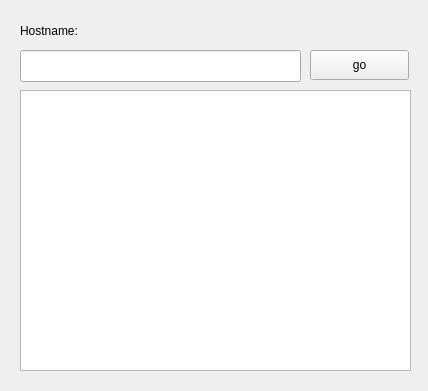
<?xml version="1.0" encoding="UTF-8"?>
<ui version="4.0">
 <class>Webclient</class>
 <widget class="QWidget" name="Webclient">
  <property name="geometry">
   <rect>
    <x>0</x>
    <y>0</y>
    <width>428</width>
    <height>391</height>
   </rect>
  </property>
  <property name="windowTitle">
   <string>Webclient</string>
  </property>
  <widget class="QLabel" name="hostname">
   <property name="geometry">
    <rect>
     <x>20</x>
     <y>20</y>
     <width>81</width>
     <height>22</height>
    </rect>
   </property>
   <property name="text">
    <string>Hostname:</string>
   </property>
  </widget>
  <widget class="QPushButton" name="gobut">
   <property name="geometry">
    <rect>
     <x>310</x>
     <y>50</y>
     <width>99</width>
     <height>30</height>
    </rect>
   </property>
   <property name="text">
    <string>go</string>
   </property>
  </widget>
  <widget class="QTextBrowser" name="outputinfo">
   <property name="geometry">
    <rect>
     <x>20</x>
     <y>90</y>
     <width>391</width>
     <height>281</height>
    </rect>
   </property>
  </widget>
  <widget class="QLineEdit" name="inputweb">
   <property name="geometry">
    <rect>
     <x>20</x>
     <y>50</y>
     <width>281</width>
     <height>32</height>
    </rect>
   </property>
  </widget>
 </widget>
 <layoutdefault spacing="6" margin="11"/>
 <resources/>
 <connections/>
</ui>
